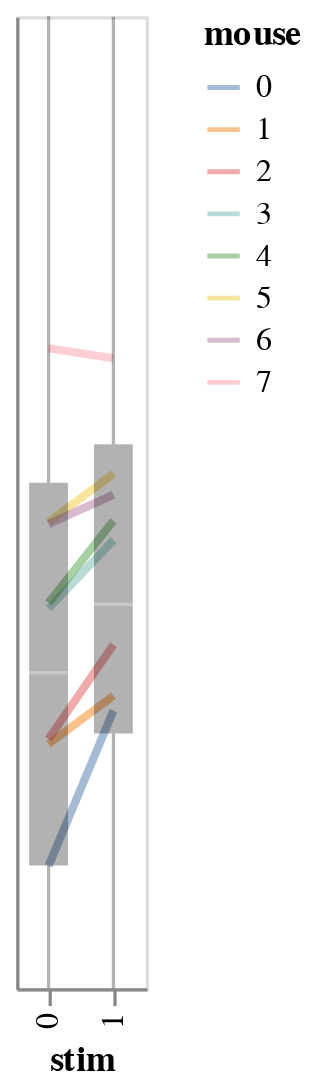

Write notebook code for a chart like this one.
### Code cell
bw = BayesWindow(df, y='Log power', treatment='stim', group='mouse')
bw.fit_lme(add_data=False, )
bw.plot().display()


bw.posterior

### Figure 1 — Vega-Lite specification as saved in the notebook (floating-point values rounded to 4 significant figures; data arrays with more than 128 entries replaced by an {"elided": "..."} marker saying what was removed)
{"config": {"view": {"continuousWidth": 400, "continuousHeight": 300}}, "layer": [{"mark": {"type": "line", "clip": true, "fill": null, "opacity": 0.5, "size": 2.5}, "encoding": {"color": {"type": "nominal", "field": "mouse"}, "x": {"type": "ordinal", "field": "stim"}, "y": {"type": "quantitative", "aggregate": "mean", "field": "Log_power", "scale": {"domain": [1.758, 2.817], "zero": false}}}}, {"mark": {"type": "boxplot", "clip": true, "color": "black", "opacity": 0.3, "size": 12}, "encoding": {"x": {"type": "ordinal", "field": "stim"}, "y": {"type": "quantitative", "axis": {"labels": false, "tickCount": 0, "title": ""}, "field": "Log_power", "scale": {"domain": [1.758, 2.817], "zero": false}}}}], "data": {"name": "data-bb2e7ccbf3c93143b2287651e343a2ec"}, "$schema": "https://vega.github.io/schema/vega-lite/v4.8.1.json", "datasets": {"data-bb2e7ccbf3c93143b2287651e343a2ec": {"elided": "640 records"}}}
